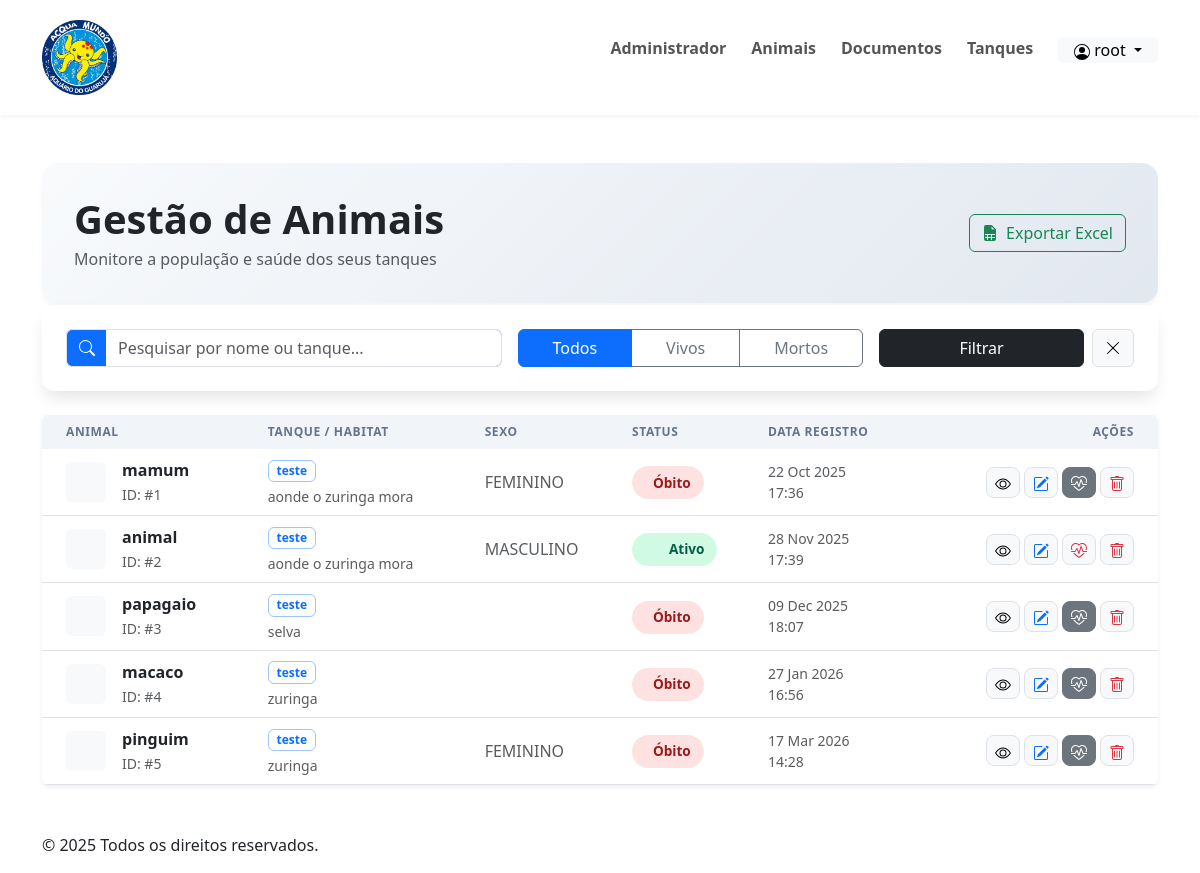
Before: /animais/list/animais (signed in) with the older database file.
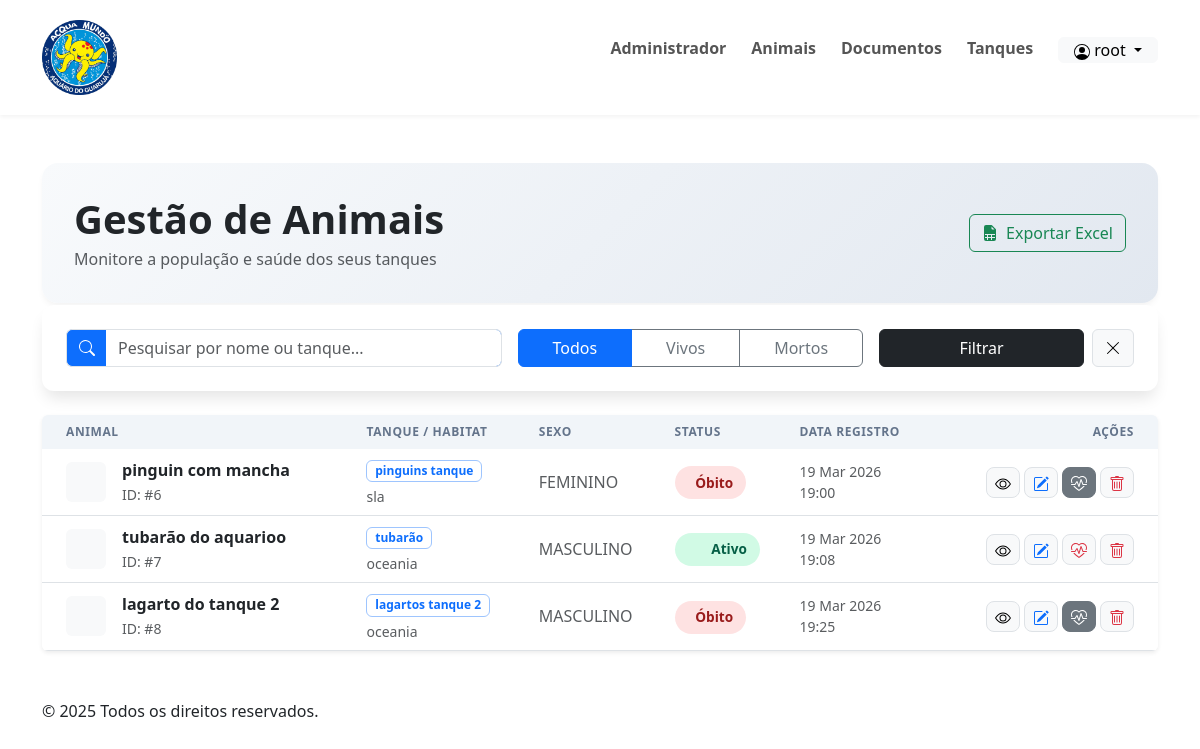
After: the same page with the newer database file.
### animais/models.py (models this page shows, shortened)
class AnimaisModels(models.Model):
    GENERO_CHOICES = [
        ('FEMININO','FEMININO'),
        ('MASCULINO','MASCULINO'),
        ('OUTROS','OUTROS'),
    ]
    nome_comum      = models.CharField      (max_length=100, blank=False, null=False)
    habitat_natural = models.CharField      (max_length=200, blank=True)
    tanque          = models.ForeignKey     (TanqueModels, on_delete=models.CASCADE, blank=False, null=False)
    data_criacao    = models.DateTimeField  (auto_now_add=True)
    alimentacao     = models.CharField      (max_length=250, blank=True, null=True)
    observacoes     = models.TextField      (blank=True, null=True)
    obito           = models.BooleanField   (default=False)
    necropsia       = models.TextField      (blank=True, null=True)
    tratamento      = models.TextField      (blank=True, null=True)
    foto            = models.ImageField     (upload_to='fotos_clientes/', blank=True, null=True)
    genero          = models.CharField      (max_length=30,  verbose_name='Sexo', blank=True, choices=GENERO_CHOICES, default='')

class TanqueModels(models.Model):
    TIPO_TANQUE_CHOICES = [
        ('DOCE', 'Água Doce'),
        ('SALGADA', 'Água Salgada'),
        ('SALOBRA', 'Água Salobra'),
        ('TERRESTRE', 'Terrestre'),
        ('AMBOS', 'Aquático & Terrestre'),
    ]
    nome = models.CharField(max_length=125)
    tipo = models.CharField(max_length=10, choices=TIPO_TANQUE_CHOICES)
    volume_litros = models.DecimalField(max_digits=10, decimal_places=2)
    temperatura_min = models.DecimalField(max_digits=5, decimal_places=2, help_text="Temperatura mínima em °C")
    temperatura_max = models.DecimalField(max_digits=5, decimal_places=2, help_text="Temperatura máxima em °C")
    ph_min = models.DecimalField(max_digits=4, decimal_places=2, help_text="pH mínimo")
    ph_max = models.DecimalField(max_digits=4, decimal_places=2, help_text="pH máximo")
    data_criacao = models.DateTimeField(auto_now_add=True)

### animais/views.py (the view, shortened to what this page needs)
class ListAnimais(LoginRequiredMixin, ListView):
    model = AnimaisModels
    template_name = 'animais/list_animais.html'
    paginate_by = 13
    def get_queryset(self):
        queryset = super().get_queryset()
        busca = self.request.GET.get("q")
        status = self.request.GET.get("status")
        if status == "mortos":
            queryset = queryset.filter(obito=True)
        elif status == "vivos":
            queryset = queryset.filter(obito=False)
        return queryset

### animais/templates/animais/list_animais.html (shortened to what this page needs)
{% extends "partials/base.html" %}
{% block content %}
<div class="container py-5">
    <div class="page-header d-flex flex-column flex-md-row justify-content-between align-items-md-center gap-3">
        <div>
            <h1 class="fw-bold text-dark mb-1">Gestão de Animais</h1>
            <p class="text-muted mb-0">Monitore a população e saúde dos seus tanques</p>
        </div>
        <div class="d-flex gap-2">
            <a href="{% url 'animais:Excel_animais' %}?{{ request.GET.urlencode }}" class="btn btn-outline-success d-flex align-items-center gap-2">
                Exportar Excel
            </a>
        </div>
    </div>
    <div class="search-card mb-4">
        <form method="get" class="row g-3">
            <div class="col-lg-5">
                <div class="input-group bg-primary rounded-3 text-light">
                    <span class="input-group-text bg-transparent border-end-0">
                        <svg xmlns="http://www.w3.org/2000/svg" width="16" height="16" fill="#fff" class="bi bi-search" viewBox="0 0 16 16">
                            <path d="M11.742 10.344a6.5 6.5 0 1 0-1.397 1.398h-.001q.044.06.098.115l3.85 3.85a1 1 0 0 0 1.415-1.414l-3.85-3.85a1 1 0 0 0-.115-.1zM12 6.5a5.5 5.5 0 1 1-11 0 5.5 5.5 0 0 1 11 0"/>
                        </svg>
                    </span>
                    <input type="search" name="q" class="form-control border-start-0"
                           placeholder="Pesquisar por nome ou tanque..." value="{{ request.GET.q|default:'' }}">
                </div>
            </div>
            <div class="col-lg-4">
                <div class="btn-group w-100 filter-group" role="group">
                    <label class="btn btn-outline-secondary" for="todos">Todos</label>
                    <label class="btn btn-outline-secondary" for="vivos">Vivos</label>
                    <label class="btn btn-outline-secondary" for="mortos">Mortos</label>
                </div>
            </div>
            <div class="col-lg-3 d-flex gap-2">
                <button type="submit" class="btn btn-dark w-100">Filtrar</button>
                <a href="{{ request.path }}" class="btn btn-light border d-flex justify-content-center align-items-center" title="Limpar Filtros">
                    <svg xmlns="http://www.w3.org/2000/svg" width="16" height="16" fill="currentColor" class="bi bi-x-lg" viewBox="0 0 16 16">
                        <path d="M2.146 2.854a.5.5 0 1 1 .708-.708L8 7.293l5.146-5.147a.5.5 0 0 1 .708.708L8.707 8l5.147 5.146a.5.5 0 0 1-.708.708L8 8.707l-5.146 5.147a.5.5 0 0 1-.708-.708L7.293 8z"/>
                    </svg>
                </a>
            </div>
        </form>
    </div>
    <div class="card border-0 shadow-sm overflow-hidden">
        <div class="table-responsive">
            <table class="table table-hover animal-table mb-0">
                <thead>
                    <tr>
                        <th class="ps-4">Animal</th>
                        <th>Tanque / Habitat</th>
                        <th>Sexo</th>
                        <th>Status</th>
                        <th>Data Registro</th>
                        <th class="text-end pe-4">Ações</th>
                    </tr>
                </thead>
                <tbody class="border-top-0">
                    {% for animal in object_list %}
                    <tr>
                        <td class="ps-4 align-middle">
                            <div class="d-flex align-items-center">
                                <div class="avatar-sm me-3 bg-light rounded text-primary d-flex align-items-center justify-content-center" style="width: 40px; height: 40px;">
                                </div>
                                <div>
                                    <span class="fw-bold d-block text-dark">{{ animal.nome_comum }}</span>
                                    <small class="text-muted">ID: #{{ animal.id }}</small>
                                </div>
                            </div>
                        </td>
                        <td class="align-middle">
                            <span class="badge bg-soft-primary text-primary border border-primary-subtle">{{ animal.tanque.nome }}</span>
                            <div class="small text-muted mt-1">{{ animal.habitat_natural|default:"Não informado" }}</div>
                        </td>
                        <td class="align-middle text-muted">{{ animal.genero }}</td>
                        <td class="align-middle">
                            {% if not animal.obito %}
                                <span class="status-badge badge-alive">
                                     Ativo
                                </span>
                            {% else %}
                                <span class="status-badge badge-dead">
                                     Óbito
                                </span>
                            {% endif %}
                        </td>
                        <td class="align-middle text-muted small">
                            {{ animal.data_criacao|date:"d M Y" }}<br>
                            {{ animal.data_criacao|date:"H:i" }}
                        </td>
                        <td class="align-middle text-end pe-4">
                            <div class="d-flex justify-content-end gap-1">
                                <a href="{% url 'animais:detail_animais' pk=animal.id %}" class="btn btn-sm btn-light border action-btn" title="Ver Detalhes">
                                </a>
                                {% if user.is_superuser %}
                                <a href="{% url 'animais:update_animais' pk=animal.id %}" class="btn btn-sm btn-light border text-primary action-btn" title="Editar">
                                </a>
                                <button type="button" class="btn btn-sm {% if not animal.obito %}btn-light border text-danger{% else %}btn-secondary{% endif %} action-btn"  data-bs-toggle="{% if not animal.obito %}modal{% endif %}" data-bs-target="{% if not animal.obito %}#modalObito{{ animal.id }}{% endif %}">
                                </button>
                                <button type="button" class="btn btn-sm btn-light border text-danger action-btn"
                                        data-bs-toggle="modal" data-bs-target="#deleteModal{{animal.id}}">
                                </button>
                                {% endif %}
                            </div>
                        </td>
                    </tr>
                    {% endfor %}
                </tbody>
            </table>
        </div>
    </div>
</div>
{% endblock content %}

### templates/partials/base.html (shortened to what this page needs)
<!DOCTYPE html>
<html lang="pt-br">
<head>
    <link href="https://cdn.jsdelivr.net/npm/bootstrap@5.3.8/dist/css/bootstrap.min.css" rel="stylesheet">
</head>
<body>
    {% include 'partials/header.html' %}
    <main>
        {% block content %}
        {% endblock content %}
    </main>
    <footer class="footer">
        <div class="container">
            <p class="footer__copy">© 2025 Todos os direitos reservados.</p>
        </div>
    </footer>
</body>
</html>

### templates/partials/header.html (shortened to what this page needs)
{% load static %}
<header class="header">
    <div class="container">
        <nav class="header__nav">
            <a href="{% url 'home:home' %}" class="header__logo">
                <img src="{% static 'imgs/logo_acqua-removebg-preview.png' %}" alt="" width="75px" height="75px">
            </a>
            <ul class="nav__list">
                {% if user.is_superuser %}
                    <li><a href="/admin/" class="nav__link">Administrador </a></li>
                {% endif %}
                <li><a href="{% url 'animais:list_animais' %}" class="nav__link">Animais</a></li>
                <li><a href="{% url 'documentos:lista_documentos' %}" class="nav__link">Documentos</a></li>
                <li><a href="{% url 'animais:dashboard' %}" class="nav__link">Tanques</a></li>
                <div class="dropdown">
                    <button style="padding: 0px 15px;" class="dropdown-toggle btn btn-light" type="button" data-bs-toggle="dropdown" aria-expanded="false">
                        <span class="nome-user"> {{request.user}} </span>
                    </button>
                </div>
            </ul>
        </nav>
    </div>
</header>

### templates/partials/header.html (style rules this page uses)
.header { background-color: #fff; padding: 20px 0; box-shadow: 0 2px 4px rgba(0, 0, 0, 0.05); }
.header__nav { display: flex; justify-content: space-between; align-items: center; }
.header__logo { font-size: 1.8rem; font-weight: 700; color: #4a4a4a; text-decoration: none; }
.nav__list { list-style: none; display: flex; gap: 25px; }
.nav__link { text-decoration: none; color: #555; font-weight: 600; transition: color 0.3s ease; }

### animais/templates/animais/list_animais.html (style rules this page uses)
:root { --glass-bg: rgba(255, 255, 255, 0.95); --status-alive: #10b981; --status-dead: #ef4444; }
.page-header { background: linear-gradient(135deg, #f8fafc 0%, #e2e8f0 100%); border-radius: 16px; padding: 2rem; margin-bottom: 2rem; box-shadow: 0 4px 6px -1px rgba(0,0,0,0.05); }
.search-card { background: white; border-radius: 12px; padding: 1.5rem; box-shadow: 0 10px 15px -3px rgba(0,0,0,0.1); margin-top: -30px; position: relative; z-index: 10; }
.animal-table thead th { background-color: #f1f5f9; text-transform: uppercase; font-size: 0.75rem; letter-spacing: 0.05em; color: #64748b; border: none; }
.status-badge { padding: 0.4rem 0.8rem; border-radius: 20px; font-size: 0.85rem; font-weight: 600; display: inline-flex; align-items: center; gap: 0.5rem; }
.badge-alive { background: #d1fae5; color: #065f46; }
.badge-dead { background: #fee2e2; color: #991b1b; }
.action-btn { transition: all 0.2s; border-radius: 8px; }
.filter-group .btn-check:checked + .btn { background-color: var(--bs-primary); color: white; border-color: var(--bs-primary); }

Changed rows visible on the page:
removed AnimaisModels: nome_comum "mamum", id "1", tanque.nome "teste", habitat_natural "aonde o zuringa mora", genero "FEMININO", obito "Óbito", data_criacao "22 Oct 2025", data_criacao "17:36"
removed AnimaisModels: nome_comum "animal", id "2", tanque.nome "teste", habitat_natural "aonde o zuringa mora", genero "MASCULINO", obito "Ativo", data_criacao "28 Nov 2025", data_criacao "17:39"
removed AnimaisModels: nome_comum "papagaio", id "3", tanque.nome "teste", habitat_natural "selva", obito "Óbito", data_criacao "09 Dec 2025", data_criacao "18:07"
removed AnimaisModels: nome_comum "macaco", id "4", tanque.nome "teste", habitat_natural "zuringa", obito "Óbito", data_criacao "27 Jan 2026", data_criacao "16:56"
removed AnimaisModels: nome_comum "pinguim", id "5", tanque.nome "teste", habitat_natural "zuringa", genero "FEMININO", obito "Óbito", data_criacao "17 Mar 2026", data_criacao "14:28"
added AnimaisModels: nome_comum "pinguin com mancha", id "6", tanque.nome "pinguins tanque", habitat_natural "sla", genero "FEMININO", obito "Óbito", data_criacao "19 Mar 2026", data_criacao "19:00"
added AnimaisModels: nome_comum "tubarão do aquarioo", id "7", tanque.nome "tubarão", habitat_natural "oceania", genero "MASCULINO", obito "Ativo", data_criacao "19 Mar 2026", data_criacao "19:08"
added AnimaisModels: nome_comum "lagarto do tanque 2", id "8", tanque.nome "lagartos tanque 2", habitat_natural "oceania", genero "MASCULINO", obito "Óbito", data_criacao "19 Mar 2026", data_criacao "19:25"
